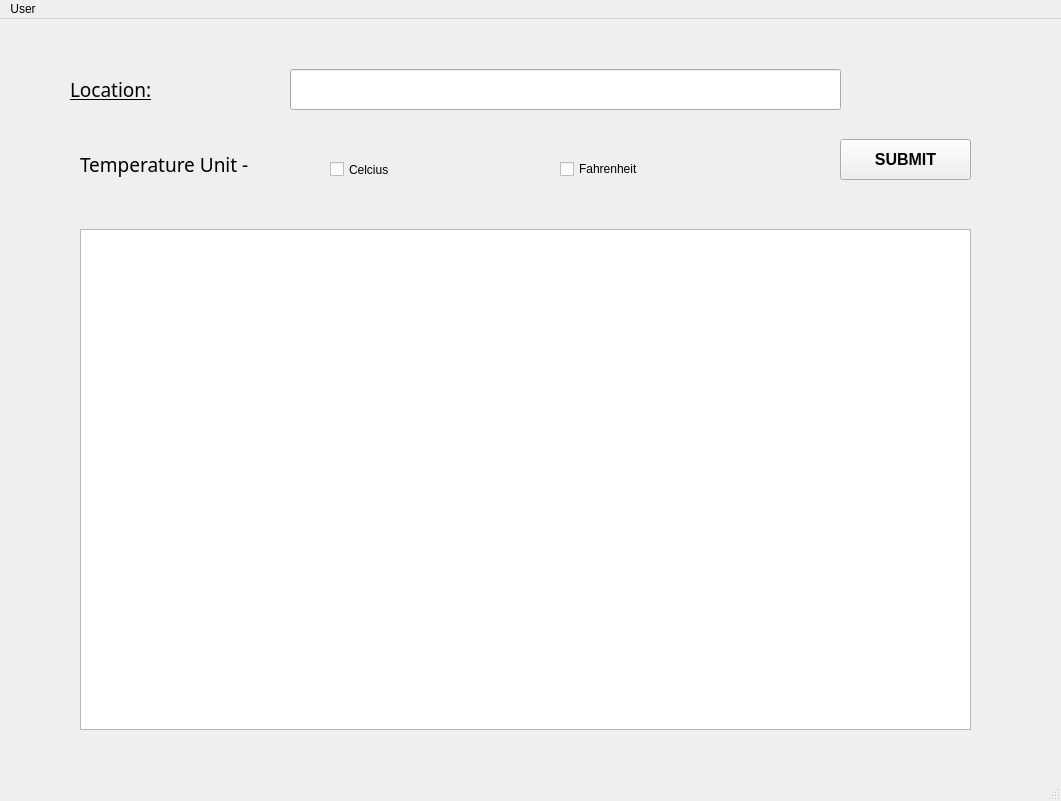
<?xml version="1.0" encoding="UTF-8"?>
<ui version="4.0">
 <class>MainWindow</class>
 <widget class="QMainWindow" name="MainWindow">
  <property name="geometry">
   <rect>
    <x>0</x>
    <y>0</y>
    <width>1061</width>
    <height>801</height>
   </rect>
  </property>
  <property name="mouseTracking">
   <bool>true</bool>
  </property>
  <property name="windowTitle">
   <string>MainWindow</string>
  </property>
  <widget class="QWidget" name="centralwidget">
   <widget class="QPushButton" name="pushButton">
    <property name="geometry">
     <rect>
      <x>840</x>
      <y>120</y>
      <width>131</width>
      <height>41</height>
     </rect>
    </property>
    <property name="font">
     <font>
      <family>System</family>
      <pointsize>12</pointsize>
      <weight>75</weight>
      <bold>true</bold>
     </font>
    </property>
    <property name="text">
     <string>SUBMIT</string>
    </property>
   </widget>
   <widget class="QLabel" name="label">
    <property name="geometry">
     <rect>
      <x>70</x>
      <y>50</y>
      <width>121</width>
      <height>41</height>
     </rect>
    </property>
    <property name="font">
     <font>
      <family>Arial Unicode MS</family>
      <pointsize>14</pointsize>
      <underline>true</underline>
     </font>
    </property>
    <property name="mouseTracking">
     <bool>true</bool>
    </property>
    <property name="text">
     <string>Location:</string>
    </property>
    <property name="wordWrap">
     <bool>true</bool>
    </property>
    <property name="margin">
     <number>10</number>
    </property>
   </widget>
   <widget class="QLineEdit" name="lineEdit">
    <property name="geometry">
     <rect>
      <x>290</x>
      <y>50</y>
      <width>551</width>
      <height>41</height>
     </rect>
    </property>
    <property name="font">
     <font>
      <family>Microsoft YaHei UI</family>
      <pointsize>12</pointsize>
     </font>
    </property>
   </widget>
   <widget class="QGraphicsView" name="graphicsView">
    <property name="geometry">
     <rect>
      <x>80</x>
      <y>210</y>
      <width>891</width>
      <height>501</height>
     </rect>
    </property>
   </widget>
   <widget class="QLabel" name="label_2">
    <property name="geometry">
     <rect>
      <x>80</x>
      <y>120</y>
      <width>211</width>
      <height>51</height>
     </rect>
    </property>
    <property name="font">
     <font>
      <family>Arial Unicode MS</family>
      <pointsize>14</pointsize>
     </font>
    </property>
    <property name="text">
     <string>Temperature Unit -</string>
    </property>
   </widget>
   <widget class="QCheckBox" name="checkBox">
    <property name="geometry">
     <rect>
      <x>330</x>
      <y>140</y>
      <width>141</width>
      <height>21</height>
     </rect>
    </property>
    <property name="text">
     <string>Celcius</string>
    </property>
   </widget>
   <widget class="QCheckBox" name="checkBox_2">
    <property name="geometry">
     <rect>
      <x>560</x>
      <y>140</y>
      <width>111</width>
      <height>20</height>
     </rect>
    </property>
    <property name="text">
     <string>Fahrenheit</string>
    </property>
   </widget>
  </widget>
  <widget class="QMenuBar" name="menubar">
   <property name="geometry">
    <rect>
     <x>0</x>
     <y>0</y>
     <width>1061</width>
     <height>26</height>
    </rect>
   </property>
   <widget class="QMenu" name="menuUser">
    <property name="title">
     <string>User</string>
    </property>
   </widget>
   <addaction name="menuUser"/>
  </widget>
  <widget class="QStatusBar" name="statusbar"/>
 </widget>
 <resources/>
 <connections/>
</ui>
